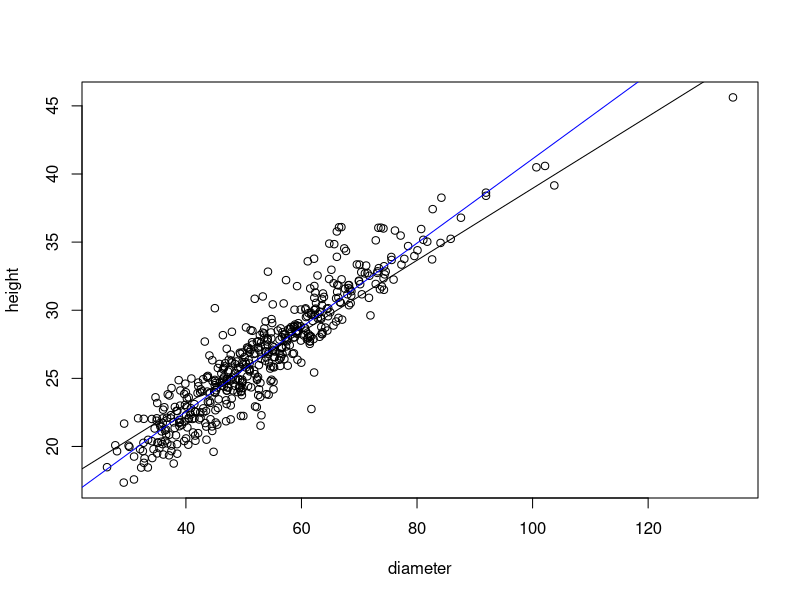
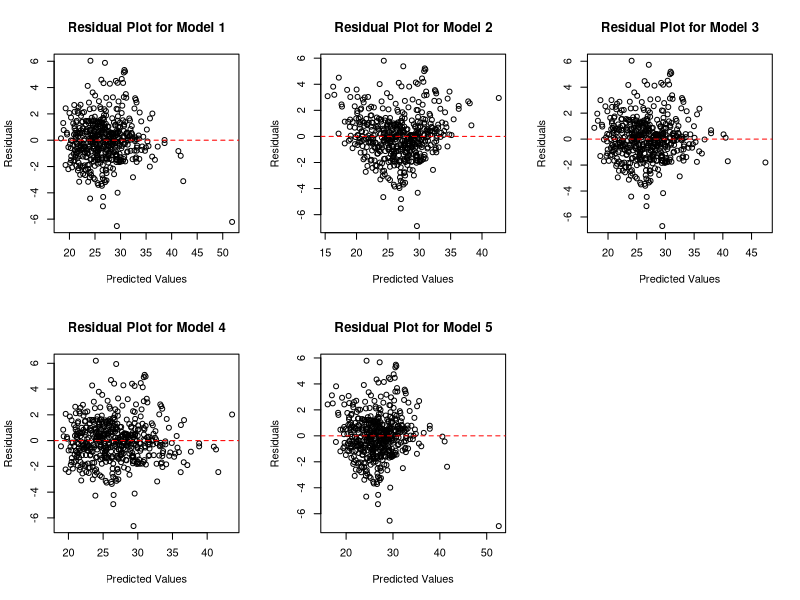
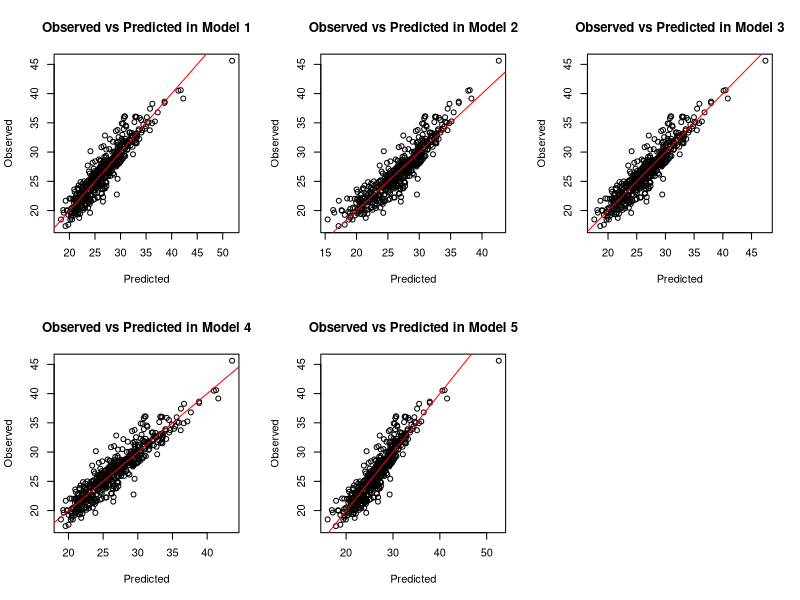

Write R code to recreate these figures, in order.
## ---- chunk 1
knitr::opts_chunk$set(echo = TRUE)
## ---- chunk 2
# reading libaries
library(tidyverse) # for read-csv (not necessary, but it's what I like to use)
library(ModelMetrics)
## ---- chunk 3
# reading data
# note: data was obtained through a given docx, which I made into a google doc, then copy pasted to google sheets, then saved as a csv
# note: the data we were given is about 10% of the data they used, so our graphs will look slightly different
metasequoia <- read_csv("data/metasequoia_data.csv")
## ---- chunk 4
# data exploration
metasequoia %>%
  pivot_longer(col = c("height", "diameter"),
               names_to = "datatype",
               values_to = "values") %>%
  group_by(datatype) %>%
  summarise(mean = mean(values),
            max = max(values),
            min = min(values),
            sd = sd(values)) %>%
  t()
## ---- chunk 5
# models
metasequoia_model1 <- lm(height ~ diameter, data = metasequoia)
metasequoia_model2 <- lm(height ~ I(log(diameter)), data = metasequoia)
metasequoia_model3 <- lm(height ~ diameter + I(diameter^2), data = metasequoia)
metasequoia_model4 <- lm(height ~ I(diameter^2) + I(diameter^3), data = metasequoia)
metasequoia_model5 <- lm(height ~ I(diameter^-1) + I(diameter^2), data = metasequoia)
## ---- chunk 6
# Fig 2. Scatter diagram of the tree height and dbh of a single Metasequoia tree.
plot(height ~ diameter, data = metasequoia)
abline(a = 12.546, b = 0.264) # the paper's data's trendline
abline(metasequoia_model1, col = "blue") # trendline for model 1
abline(metasequoia_model2, col = "orange") # trendline for model 2
## ---- chunk 7
par(mfrow = c(2, 3))
# making residuals plot for model 1
plot(resid(metasequoia_model1) ~ predict(metasequoia_model1), main = "Residual Plot for Model 1", xlab = "Predicted Values", ylab = "Residuals")
abline(h = 0,col = "red",lty = 2)
# making residuals plot for model 2
plot(resid(metasequoia_model2) ~ predict(metasequoia_model2), main = "Residual Plot for Model 2", xlab = "Predicted Values", ylab = "Residuals")
abline(h = 0,col = "red",lty = 2)
# making residuals plot for model 3
plot(resid(metasequoia_model3) ~ predict(metasequoia_model3), main = "Residual Plot for Model 3", xlab = "Predicted Values", ylab = "Residuals")
abline(h = 0,col = "red",lty = 2)
# making residuals plot for model 4
plot(resid(metasequoia_model4) ~ predict(metasequoia_model4), main = "Residual Plot for Model 4", xlab = "Predicted Values", ylab = "Residuals")
abline(h = 0,col = "red",lty = 2)
# making residuals plot for model 5
plot(resid(metasequoia_model5) ~ predict(metasequoia_model5), main = "Residual Plot for Model 5", xlab = "Predicted Values", ylab = "Residuals")
abline(h = 0,col = "red",lty = 2)
## ---- chunk 8
par(mfrow = c(2, 3))
# predicted vs observed for model 1
plot(height ~ predict(metasequoia_model1), data = metasequoia, main = "Observed vs Predicted in Model 1", xlab = "Predicted", ylab = "Observed")
abline(a = 0, b = 1, col = "red")
# predicted vs observed for model 2
plot(height ~ predict(metasequoia_model2), data = metasequoia, main = "Observed vs Predicted in Model 2", xlab = "Predicted", ylab = "Observed")
abline(a = 0, b = 1, col = "red")
# predicted vs observed for model 3
plot(height ~ predict(metasequoia_model3), data = metasequoia, main = "Observed vs Predicted in Model 3", xlab = "Predicted", ylab = "Observed")
abline(a = 0, b = 1, col = "red")
# predicted vs observed for model 4
plot(height ~ predict(metasequoia_model4), data = metasequoia, main = "Observed vs Predicted in Model 4", xlab = "Predicted", ylab = "Observed")
abline(a = 0, b = 1, col = "red")
# predicted vs observed for model 5
plot(height ~ predict(metasequoia_model5), data = metasequoia, main = "Observed vs Predicted in Model 5", xlab = "Predicted", ylab = "Observed")
abline(a = 0, b = 1, col = "red")
## ---- chunk 9
# calculating RMSE
# we want the lowest value which is model 4
rmse(metasequoia_model1) # can also use: rmse(metasequoia$height, predict(metasequoia_model1))
rmse(metasequoia_model2)
rmse(metasequoia_model3)
rmse(metasequoia_model4)
rmse(metasequoia_model5)
## ---- chunk 10
# calculating AIC
# we want the lowest value which is model 4
AIC(metasequoia_model1)
AIC(metasequoia_model2)
AIC(metasequoia_model3)
AIC(metasequoia_model4)
AIC(metasequoia_model5)
## ---- chunk 11
# calculating R^2adj
# we want the highest value which is model 4
summary(metasequoia_model1)$adj.r.squared
summary(metasequoia_model2)$adj.r.squared
summary(metasequoia_model3)$adj.r.squared
summary(metasequoia_model4)$adj.r.squared
summary(metasequoia_model5)$adj.r.squared
